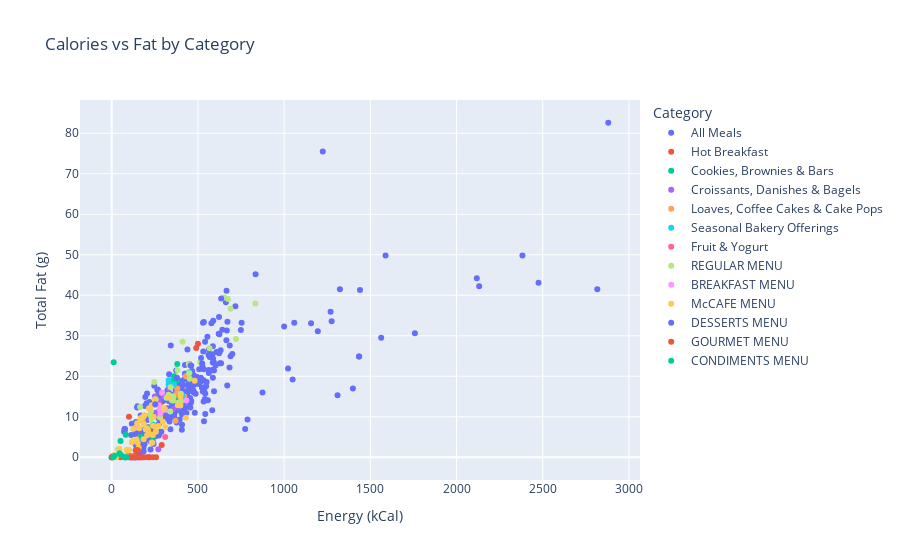

Notebook code cell kept with this figure:
### Code cell
fig = px.scatter(df, x="Energy (kCal)", y="Total Fat (g)", color="Category", title="Calories vs Fat by Category")
fig.show()

### Figure 1 — Plotly figure (JSON) as saved in the notebook; plotly's stock layout.template omitted (floating-point values rounded to 4 significant figures; data arrays with more than 128 entries replaced by an {"elided": "..."} marker saying what was removed)
{"data": [{"hovertemplate": "Category=All Meals<br>Energy (kCal)=%{x}<br>Total Fat (g)=%{y}<extra></extra>", "legendgroup": "All Meals", "marker": {"color": "#636efa", "symbol": "circle"}, "mode": "markers", "name": "All Meals", "orientation": "v", "showlegend": true, "type": "scatter", "x": {"elided": "344 float values"}, "xaxis": "x", "y": {"elided": "344 float values"}, "yaxis": "y"}, {"hovertemplate": "Category=Hot Breakfast<br>Energy (kCal)=%{x}<br>Total Fat (g)=%{y}<extra></extra>", "legendgroup": "Hot Breakfast", "marker": {"color": "#EF553B", "symbol": "circle"}, "mode": "markers", "name": "Hot Breakfast", "orientation": "v", "showlegend": true, "type": "scatter", "x": [500.0, 230.0, 350.0, 290.0, 450.0, 280.0, 490.0, 160.0, 50.0, 100.0, 100.0, 290.0], "xaxis": "x", "y": [28.0, 6.0, 18.0, 10.0, 23.0, 13.0, 27.0, 2.5, 0.0, 0.4, 10.0, 3.0], "yaxis": "y"}, {"hovertemplate": "Category=Cookies, Brownies & Bars<br>Energy (kCal)=%{x}<br>Total Fat (g)=%{y}<extra></extra>", "legendgroup": "Cookies, Brownies & Bars", "marker": {"color": "#00cc96", "symbol": "circle"}, "mode": "markers", "name": "Cookies, Brownies & Bars", "orientation": "v", "showlegend": true, "type": "scatter", "x": [240.0, 380.0, 240.0, 360.0, 250.0, 360.0, 380.0, 170.0, 370.0], "xaxis": "x", "y": [8.0, 23.0, 5.0, 20.0, 13.0, 19.0, 19.0, 5.0, 15.0], "yaxis": "y"}, {"hovertemplate": "Category=Croissants, Danishes & Bagels<br>Energy (kCal)=%{x}<br>Total Fat (g)=%{y}<extra></extra>", "legendgroup": "Croissants, Danishes & Bagels", "marker": {"color": "#ab63fa", "symbol": "circle"}, "mode": "markers", "name": "Croissants, Danishes & Bagels", "orientation": "v", "showlegend": true, "type": "scatter", "x": [270.0, 360.0, 270.0, 330.0, 250.0, 270.0, 250.0, 350.0, 300.0], "xaxis": "x", "y": [2.0, 12.0, 14.0, 17.0, 11.0, 14.0, 15.0, 15.0, 15.0], "yaxis": "y"}, {"hovertemplate": "Category=Loaves, Coffee Cakes & Cake Pops<br>Energy (kCal)=%{x}<br>Total Fat (g)=%{y}<extra></extra>", "legendgroup": "Loaves, Coffee Cakes & Cake Pops", "marker": {"color": "#FFA15A", "symbol": "circle"}, "mode": "markers", "name": "Loaves, Coffee Cakes & Cake Pops", "orientation": "v", "showlegend": true, "type": "scatter", "x": [380.0, 430.0, 370.0, 180.0, 380.0, 360.0, 420.0], "xaxis": "x", "y": [17.0, 20.0, 9.0, 9.0, 16.0, 15.0, 15.0], "yaxis": "y"}, {"hovertemplate": "Category=Seasonal Bakery Offerings<br>Energy (kCal)=%{x}<br>Total Fat (g)=%{y}<extra></extra>", "legendgroup": "Seasonal Bakery Offerings", "marker": {"color": "#19d3f3", "symbol": "circle"}, "mode": "markers", "name": "Seasonal Bakery Offerings", "orientation": "v", "showlegend": true, "type": "scatter", "x": [350.0, 410.0, 450.0, 360.0, 330.0, 330.0], "xaxis": "x", "y": [14.0, 15.0, 21.0, 18.0, 19.0, 18.0], "yaxis": "y"}, {"hovertemplate": "Category=Fruit & Yogurt<br>Energy (kCal)=%{x}<br>Total Fat (g)=%{y}<extra></extra>", "legendgroup": "Fruit & Yogurt", "marker": {"color": "#FF6692", "symbol": "circle"}, "mode": "markers", "name": "Fruit & Yogurt", "orientation": "v", "showlegend": true, "type": "scatter", "x": [310.0, 310.0, 80.0], "xaxis": "x", "y": [12.0, 5.0, 0.0], "yaxis": "y"}, {"hovertemplate": "Category=REGULAR MENU<br>Energy (kCal)=%{x}<br>Total Fat (g)=%{y}<extra></extra>", "legendgroup": "REGULAR MENU", "marker": {"color": "#B6E880", "symbol": "circle"}, "mode": "markers", "name": "REGULAR MENU", "orientation": "v", "showlegend": true, "type": "scatter", "x": [402.1, 339.5, 652.8, 674.7, 512.2, 832.7, 356.1, 228.2, 400.8, 348.1, 451.9, 567.2, 689.1, 446.9, 357.1, 230.9, 290.4, 283.0, 720.3, 248.8, 169.7, 254.5, 381.8, 164.4, 246.7, 411.1, 224.6, 317.9, 449.2, 204.7, 280.1, 387.8, 6.8, 35.8, 341.7, 329.3], "xaxis": "x", "y": [13.83, 11.31, 39.45, 39.1, 23.45, 37.94, 15.08, 11.44, 15.7, 14.16, 19.36, 26.89, 36.69, 22.94, 14.02, 9.32, 12.27, 12.21, 29.2, 14.29, 9.54, 14.3, 21.46, 12.38, 18.57, 28.54, 10.39, 14.7, 20.77, 7.15, 9.79, 13.55, 0.0, 2.0, 17.28, 15.46], "yaxis": "y"}, {"hovertemplate": "Category=BREAKFAST MENU<br>Energy (kCal)=%{x}<br>Total Fat (g)=%{y}<extra></extra>", "legendgroup": "BREAKFAST MENU", "marker": {"color": "#FF97FF", "symbol": "circle"}, "mode": "markers", "name": "BREAKFAST MENU", "orientation": "v", "showlegend": true, "type": "scatter", "x": [309.4, 273.8, 278.3, 281.4, 290.4, 283.5, 433.0, 140.3], "xaxis": "x", "y": [11.78, 12.82, 11.81, 10.81, 15.94, 12.31, 14.02, 7.32], "yaxis": "y"}, {"hovertemplate": "Category=McCAFE MENU<br>Energy (kCal)=%{x}<br>Total Fat (g)=%{y}<extra></extra>", "legendgroup": "McCAFE MENU", "marker": {"color": "#FECB52", "symbol": "circle"}, "mode": "markers", "name": "McCAFE MENU", "orientation": "v", "showlegend": true, "type": "scatter", "x": [12.87, 44.98, 12.87, 23.07, 26.71, 125.2, 183.6, 219.4, 147.7, 190.0, 232.2, 167.0, 215.7, 251.5, 185.8, 244.0, 302.0, 143.5, 239.4, 296.8, 383.3, 214.2, 255.8, 9.93, 11.75, 16.23, 6.25, 7.39, 10.21, 7.03, 8.32, 11.49, 121.9, 94.95, 94.94, 185.3, 331.2, 398.0, 481.1, 255.5, 270.9, 231.4, 235.4, 102.4, 103.8, 128.2, 150.8, 398.2, 85.73, 160.1, 121.6, 197.4, 101.0, 156.1, 205.3, 311.4, 237.9, 429.9, 116.4, 209.4], "xaxis": "x", "y": [0.03, 2.02, 0.03, 0.05, 0.06, 7.01, 10.02, 12.03, 8.41, 10.42, 12.82, 9.6, 12.02, 14.02, 8.2, 9.91, 12.01, 4.38, 7.77, 8.76, 12.84, 5.96, 6.32, 0.28, 0.33, 0.46, 0.28, 0.33, 0.46, 0.28, 0.33, 0.46, 0.17, 0.16, 0.16, 4.45, 14.73, 15.01, 18.89, 7.44, 7.7, 3.63, 3.59, 0.04, 0.04, 0.08, 3.57, 12.77, 1.82, 7.14, 4.02, 6.87, 1.77, 2.36, 5.45, 7.46, 5.47, 9.76, 3.7, 6.81], "yaxis": "y"}, {"hovertemplate": "Category=DESSERTS MENU<br>Energy (kCal)=%{x}<br>Total Fat (g)=%{y}<extra></extra>", "legendgroup": "DESSERTS MENU", "marker": {"color": "#636efa", "symbol": "circle"}, "mode": "markers", "name": "DESSERTS MENU", "orientation": "v", "showlegend": true, "type": "scatter", "x": [457.9, 524.7, 671.1, 834.4, 641.4, 622.2, 634.7, 518.0, 252.3, 378.4], "xaxis": "x", "y": [22.65, 23.16, 33.48, 45.18, 31.51, 34.65, 39.21, 24.53, 13.09, 19.63], "yaxis": "y"}, {"hovertemplate": "Category=GOURMET MENU<br>Energy (kCal)=%{x}<br>Total Fat (g)=%{y}<extra></extra>", "legendgroup": "GOURMET MENU", "marker": {"color": "#EF553B", "symbol": "circle"}, "mode": "markers", "name": "GOURMET MENU", "orientation": "v", "showlegend": true, "type": "scatter", "x": [109.6, 151.4, 217.4, 129.5, 178.9, 256.9, 99.6, 137.6, 197.6, 119.5, 165.1, 237.1, 138.8, 151.6, 145.2, 0.99, 0.0], "xaxis": "x", "y": [0.0, 0.0, 0.0, 0.0, 0.0, 0.0, 0.0, 0.0, 0.0, 0.0, 0.0, 0.0, 1.75, 1.75, 1.75, 0.0, 0.0], "yaxis": "y"}, {"hovertemplate": "Category=CONDIMENTS MENU<br>Energy (kCal)=%{x}<br>Total Fat (g)=%{y}<extra></extra>", "legendgroup": "CONDIMENTS MENU", "marker": {"color": "#00cc96", "symbol": "circle"}, "mode": "markers", "name": "CONDIMENTS MENU", "orientation": "v", "showlegend": true, "type": "scatter", "x": [81.18, 54.89, 8.07, 17.13, 11.23, 86.4, 51.03, 45.08, 72.25], "xaxis": "x", "y": [5.57, 0.49, 0.01, 0.36, 23.45, 0.0, 3.99, 1.0, 0.02], "yaxis": "y"}], "layout": {"legend": {"title": {"text": "Category"}, "tracegroupgap": 0}, "title": {"text": "Calories vs Fat by Category"}, "xaxis": {"anchor": "y", "domain": [0, 1], "title": {"text": "Energy (kCal)"}}, "yaxis": {"anchor": "x", "domain": [0, 1], "title": {"text": "Total Fat (g)"}}}}
